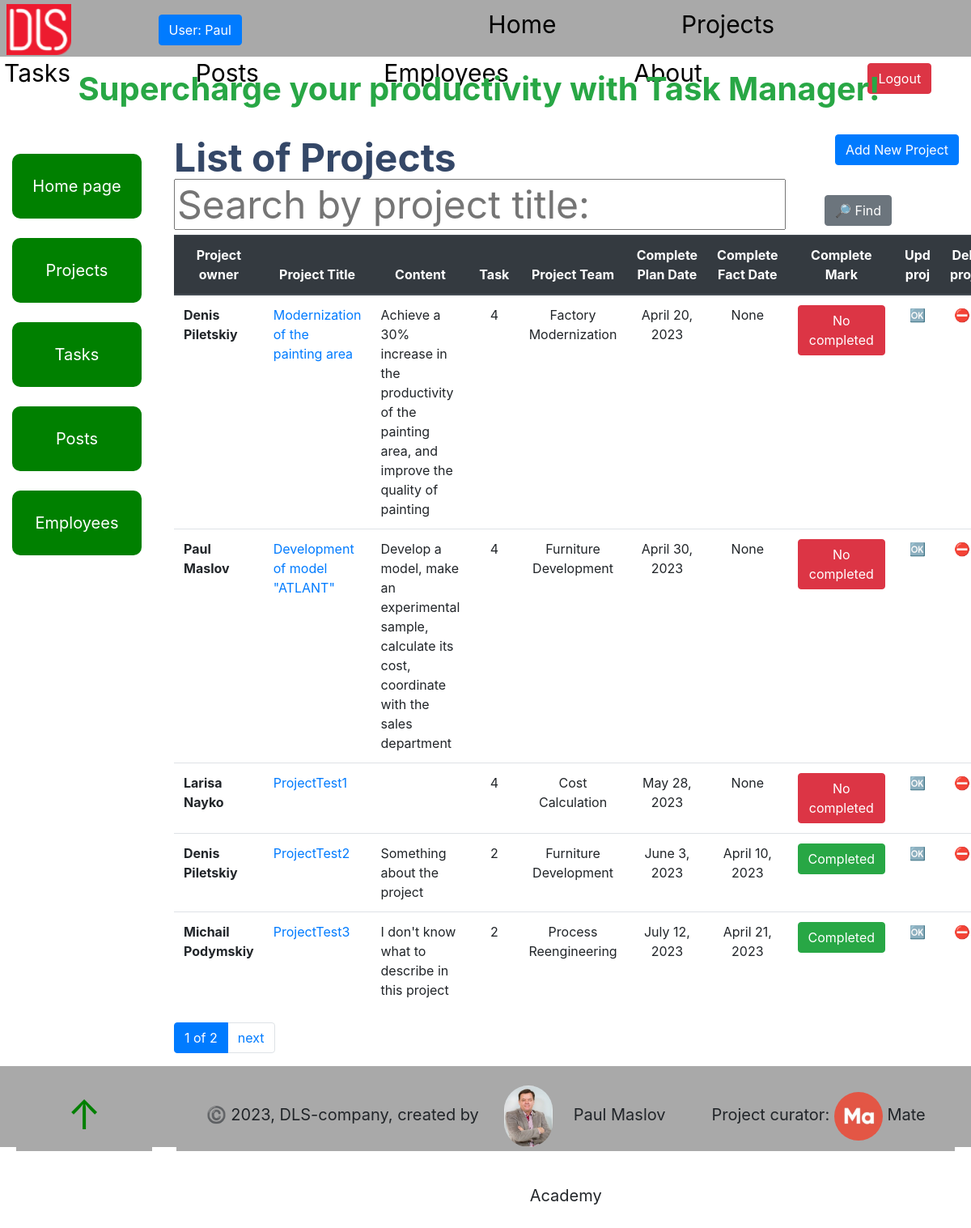
Before: /projects/ (signed in) with the older database file.
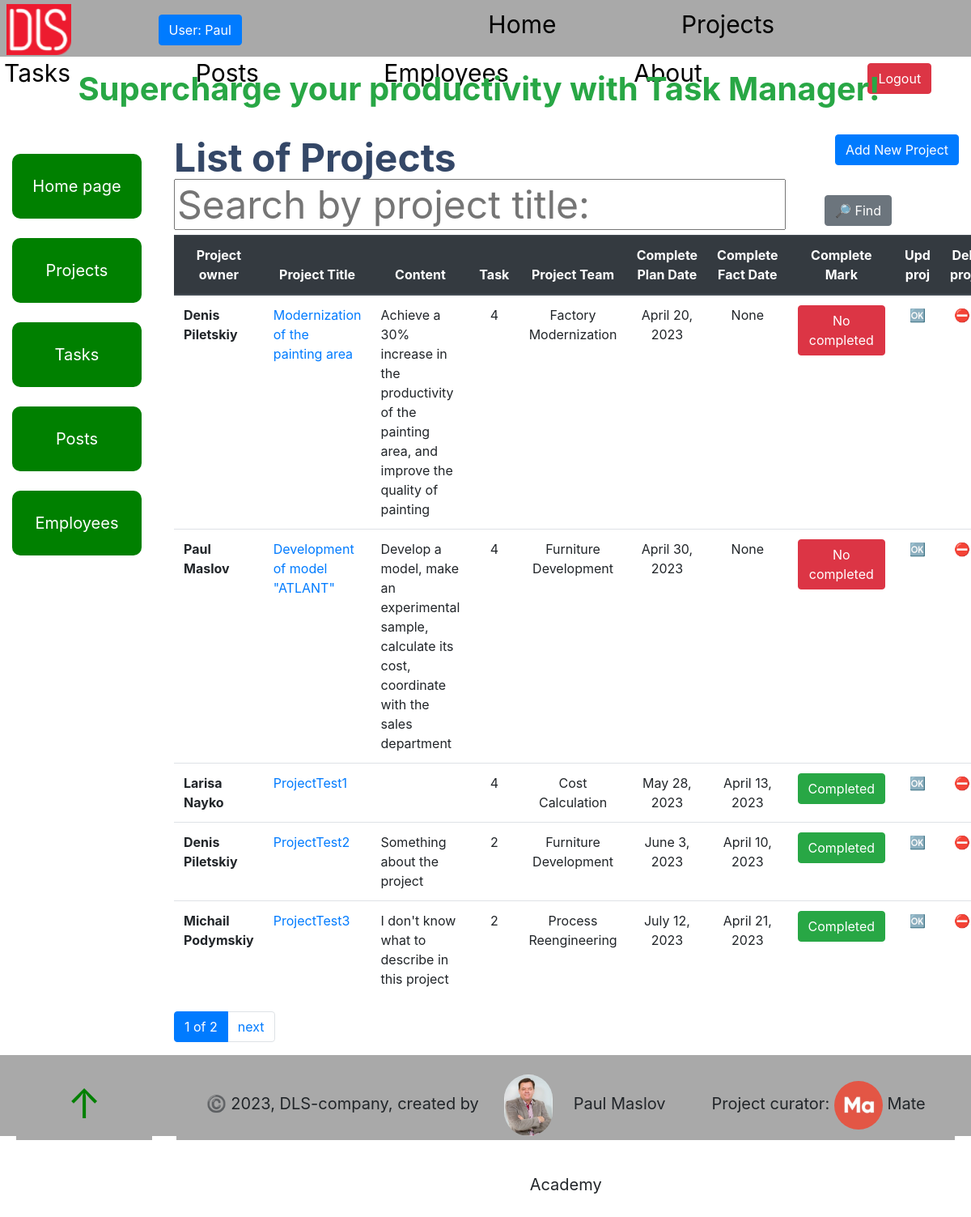
After: the same page with the newer database file.
### task_manager/models.py (models this page shows, shortened)
class Project(models.Model):
    name = models.CharField(max_length=255)
    description = models.TextField(null=True, blank=True)
    created_time = models.DateTimeField(auto_now_add=True)
    deadline = models.DateField(null=True, blank=True)
    fact_date = models.DateField(null=True, blank=True)
    is_completed = models.BooleanField()
    owner = models.ForeignKey(
        Employee,
        on_delete=models.CASCADE,
        related_name="project",
    )
    team = models.ForeignKey(
        Team,
        on_delete=models.CASCADE,
    )
    project_type = models.ForeignKey(
        ProjectType,
        on_delete=models.CASCADE,
    )
    class Meta:
        ordering = ["deadline"]

class Employee(AbstractUser, ModelMeta):
    photo = models.ImageField(upload_to="static/foto_users/", blank=True)
    position = models.ForeignKey(
        Position,
        null=True,
        blank=True,
        on_delete=models.CASCADE,
        related_name="employees"
    )
    class Meta:
        ordering = ["username"]
        verbose_name = "employee"
        verbose_name_plural = "employees"
    _metadata = {
           'photo': 'get_meta_photo',
    }

class Team(models.Model):
    name = models.CharField(max_length=50, null=True, blank=True)
    employees = models.ManyToManyField(Employee, related_name="teams")
    class Meta:
        ordering = ["name"]

### task_manager/views.py (the view)
# urls.py: path("projects/", ProjectListView.as_view(), name="project-list"),
class ProjectListView(LoginRequiredMixin, generic.ListView):
    model = Project
    paginate_by = 5
    queryset = Project.objects.select_related(
        "project_type",
        "owner"
    ).prefetch_related(
       "team",
       "task",
    ).order_by("deadline")
    def get_context_data(self, *, object_list=None, **kwargs):
        context = super(ProjectListView, self).get_context_data(**kwargs)
        name = self.request.GET.get("name", "")
        context["search_form"] = ProjectSearchForm(
            initial={"name": name}
        )
        return context
    def get_queryset(self):
        queryset = Project.objects.all()
        form = ProjectSearchForm(self.request.GET)
        if form.is_valid():
            return queryset.filter(
                name__icontains=form.cleaned_data["name"]
            )
        return queryset

### task_manager/forms.py
class ProjectSearchForm(forms.Form):
    name = forms.CharField(
        max_length=70,
        required=False,
        label="",
        widget=forms.TextInput(
            attrs={"placeholder": "Search by project title:"}
        )
    )

### task_manager/templatetags/query_transform.py (called while the page is built)
@register.simple_tag
def query_transform(request, **kwargs):
    updated = request.GET.copy()
    for key, value in kwargs.items():
        if value is not None:
            updated[key] = value
        else:
            updated.pop(key, 0)
    return updated.urlencode()

### templates/task_manager/project_list.html
{%  extends "base.html" %}
{% block content %}
  <h1>
    <strong>List of Projects</strong>
    <a
      class="btn btn-primary"
      style="float: right"
      href="{% url 'task_manager:project-create'%}">
      Add New Project
    </a>
    <span>
      {% block search %}
        {% include "includes/search.html" %}
      {% endblock %}
    </span>
  </h1>
  <table class="table">
    <thead class="thead-dark">
      <tr class="text-center">
        <th scope="col">Project owner</th>
        <th scope="col">Project Title</th>
        <th scope="col">Content</th>
        <th scope="col">Task</th>
        <th scope="col">Project Team</th>
        <th scope="col">Complete Plan Date</th>
        <th scope="col">Complete Fact Date</th>
        <th scope="col">Complete Mark</th>
        <th scope="col">Upd proj</th>
        <th scope="col">Del proj</th>
      </tr>
    </thead>
    <tbody>
    {% for project in project_list %}
      <tr>
        <th scope="row">
          {{ project.owner.first_name }} {{ project.owner.last_name }}
        </th>
        <td><a href="{%  url 'task_manager:project-detail' pk=project.id %}">{{ project.name }}</a></td>
        <td>{{ project.description }}</td>
        <td class="text-center">{{ project.task.all.count }}</td>
        <td class="text-center">{{ project.team.name }}</td>
        <td class="text-center">{{ project.deadline }}</td>
        <td class="text-center">{{ project.fact_date }}</td>
        <td class="text-center">
        {% if project.is_completed %}
          <a
            class="btn btn-success"
            href="{% url 'task_manager:project-detail' pk=project.id  %}">
            Completed
          </a>
          {% else %}
           <a
            class="btn btn-danger"
            href="{% url 'task_manager:project-detail' pk=project.id  %}">
            No completed
          </a>
        {% endif %}
        </td>
        <td class="text-center">
          <a
            href="{% url 'task_manager:project-update' pk=project.id %}">
            🆗
          </a>
        </td>
        <td class="text-center">
          <a
            href="{% url 'task_manager:project-delete' pk=project.id %}">
            ⛔️
          </a>
        </td>
      </tr>
    {% endfor %}
    </tbody>
  </table>
{% endblock %}

Changed rows visible on the page:
changed Project "ProjectTest1": fact_date "None" → "April 13, 2023"; is_completed "No completed" → "Completed"
